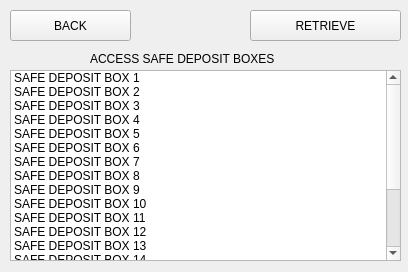
<?xml version="1.0" encoding="UTF-8"?>
<ui version="4.0">
 <class>AdminBoxAccess</class>
 <widget class="QWidget" name="AdminBoxAccess">
  <property name="geometry">
   <rect>
    <x>0</x>
    <y>0</y>
    <width>408</width>
    <height>272</height>
   </rect>
  </property>
  <property name="windowTitle">
   <string>Form</string>
  </property>
  <widget class="QListWidget" name="boxListWidget">
   <property name="geometry">
    <rect>
     <x>10</x>
     <y>70</y>
     <width>391</width>
     <height>191</height>
    </rect>
   </property>
   <item>
    <property name="text">
     <string>SAFE DEPOSIT BOX 1</string>
    </property>
   </item>
   <item>
    <property name="text">
     <string>SAFE DEPOSIT BOX 2</string>
    </property>
   </item>
   <item>
    <property name="text">
     <string>SAFE DEPOSIT BOX 3</string>
    </property>
   </item>
   <item>
    <property name="text">
     <string>SAFE DEPOSIT BOX 4</string>
    </property>
   </item>
   <item>
    <property name="text">
     <string>SAFE DEPOSIT BOX 5</string>
    </property>
   </item>
   <item>
    <property name="text">
     <string>SAFE DEPOSIT BOX 6</string>
    </property>
   </item>
   <item>
    <property name="text">
     <string>SAFE DEPOSIT BOX 7</string>
    </property>
   </item>
   <item>
    <property name="text">
     <string>SAFE DEPOSIT BOX 8</string>
    </property>
   </item>
   <item>
    <property name="text">
     <string>SAFE DEPOSIT BOX 9</string>
    </property>
   </item>
   <item>
    <property name="text">
     <string>SAFE DEPOSIT BOX 10</string>
    </property>
   </item>
   <item>
    <property name="text">
     <string>SAFE DEPOSIT BOX 11</string>
    </property>
   </item>
   <item>
    <property name="text">
     <string>SAFE DEPOSIT BOX 12</string>
    </property>
   </item>
   <item>
    <property name="text">
     <string>SAFE DEPOSIT BOX 13</string>
    </property>
   </item>
   <item>
    <property name="text">
     <string>SAFE DEPOSIT BOX 14</string>
    </property>
   </item>
   <item>
    <property name="text">
     <string>SAFE DEPOSIT BOX 15</string>
    </property>
   </item>
   <item>
    <property name="text">
     <string>SAFE DEPOSIT BOX 16</string>
    </property>
   </item>
   <item>
    <property name="text">
     <string>SAFE DEPOSIT BOX 17</string>
    </property>
   </item>
   <item>
    <property name="text">
     <string>SAFE DEPOSIT BOX 18</string>
    </property>
   </item>
   <item>
    <property name="text">
     <string>SAFE DEPOSIT BOX 19</string>
    </property>
   </item>
   <item>
    <property name="text">
     <string>SAFE DEPOSIT BOX 20</string>
    </property>
   </item>
  </widget>
  <widget class="QPushButton" name="backButton">
   <property name="geometry">
    <rect>
     <x>10</x>
     <y>10</y>
     <width>121</width>
     <height>31</height>
    </rect>
   </property>
   <property name="text">
    <string>BACK</string>
   </property>
  </widget>
  <widget class="QPushButton" name="retrieveButton">
   <property name="geometry">
    <rect>
     <x>250</x>
     <y>10</y>
     <width>151</width>
     <height>31</height>
    </rect>
   </property>
   <property name="text">
    <string>RETRIEVE</string>
   </property>
  </widget>
  <widget class="QLabel" name="label_2">
   <property name="geometry">
    <rect>
     <x>90</x>
     <y>50</y>
     <width>281</width>
     <height>17</height>
    </rect>
   </property>
   <property name="text">
    <string>ACCESS SAFE DEPOSIT BOXES</string>
   </property>
  </widget>
 </widget>
 <resources/>
 <connections/>
</ui>
